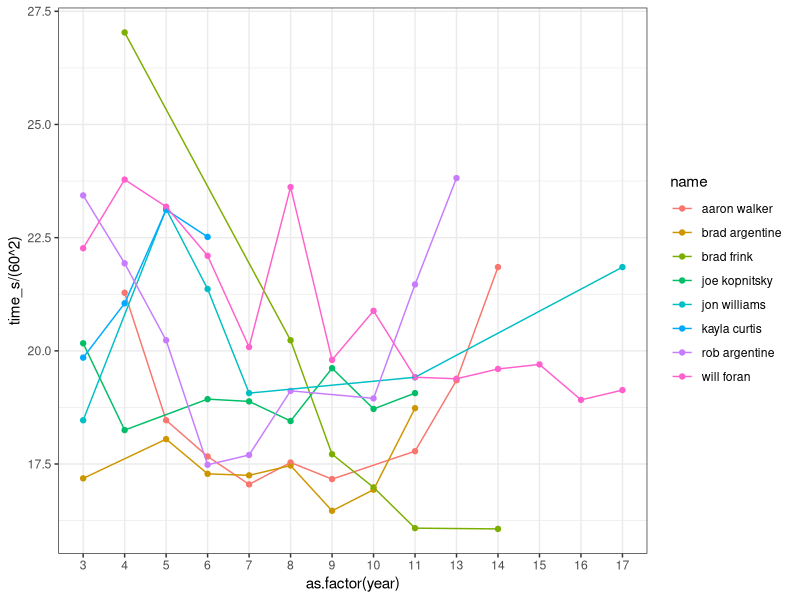
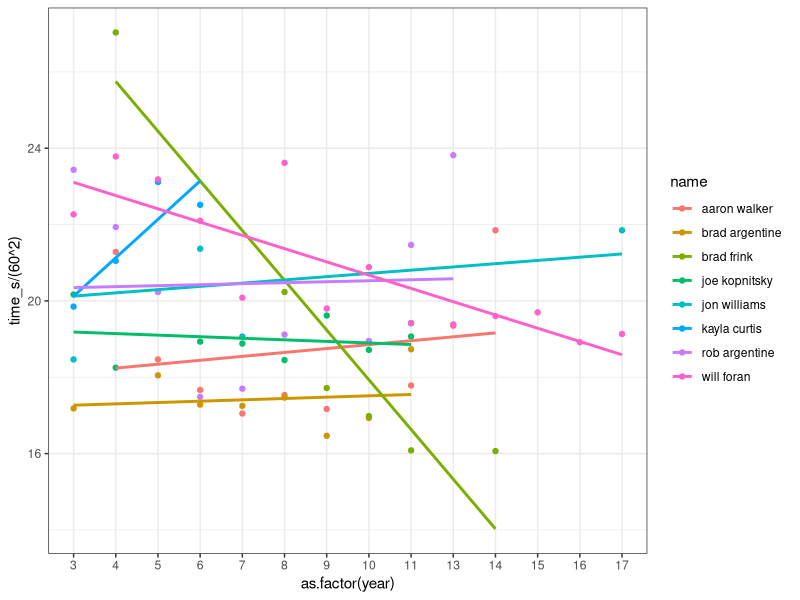
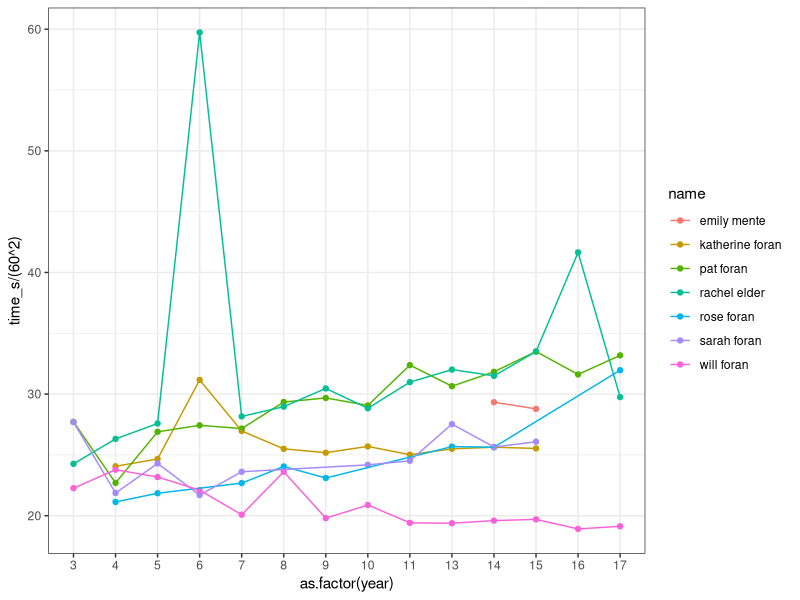
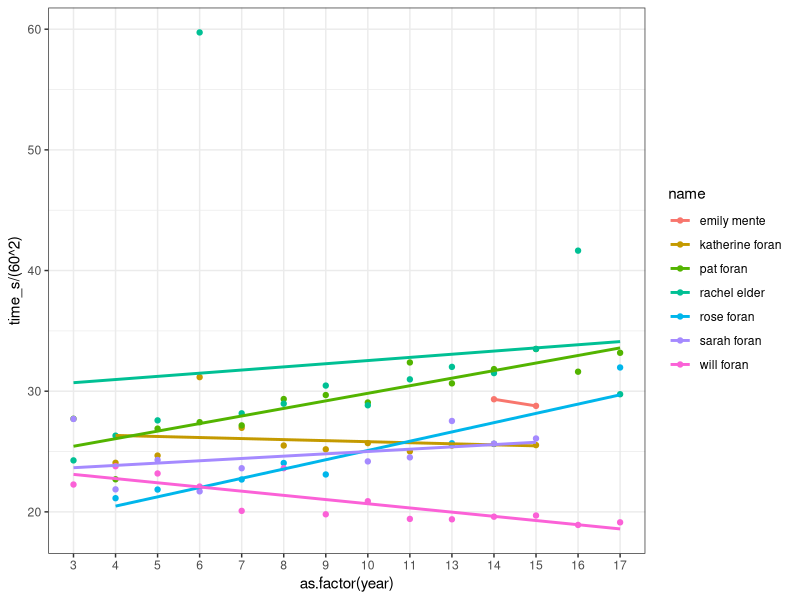

These figures' R source, in order:
library(dplyr)
library(magrittr)
library(ggplot2)
library(lubridate)

# quick function to remove inconsitant names
# always use a nickname
nickname <- function(n) {
 # fullname to nickname
 # or typo to not
 nicks<-list(
   c('^ \\+',''),
   c(' \\+$',''),
   c('^patrick ','pat ')  ,
   c('^bradley ','brad '),
   c('^rosemary ','rose '),
   c('^jonathan ','jon '),
   c('^joseph ','joe '),
   c('^rose iacovino','rose foran'),
   c('^kathrine ','katherine '),
   c('^nathan ','nate '),
   c('william ','will ') )

 # interively apply each replacemnt
 Reduce(function(r,x) gsub(x[1],x[2],r), nicks,init=n)
}

## read in data
# count number of years name is seen
d <-
 read.table('txt/year_person.txt',sep="\t",header=F) %>%
 `names<-`(c('year','fullname','time')) %>%
 mutate(name=nickname(fullname),
        time_s=period_to_seconds(hm(time)) ) %>%
 group_by(name) %>% 
 mutate(nraces=n()) 

# by years run
#d %>% filter(nraces>13) %>% nrow()


filterpeps <- function(d,peps) {
 pepregex <- paste(peps,sep='|',collapse='|')
 d %>% filter( grepl(pepregex,name,perl=T ))
}

plot_race <- function(d) {
 ggplot(d) + 
 aes(x=as.factor(year),
     y=time_s/(60^2),
     color=name,
     group=name) +
 geom_point() +
 theme_bw()
 #scale_y_continuous(limits=c(18,35))+
}
save_img <-function(f,p) ggsave(path.expand(c('imgs',f)),p,width=11,height=5)


## 
p.foran <- d %>% filterpeps(c('foran','rachel elder','emily mente')) %>% plot_race
pf.line <- p.foran + geom_line()
pf.lm <- p.foran + geom_smooth(method='lm',se=F) 

save_img('foran_family_year.png',pf.line)
save_img('foran_family_year_lm.png',pf.lm)

## 

willcohort <- c('will foran','brad argentine','jon williams','brad frink','joe kopnitsky', 'kayla curtis','aaron walker','rob argentine')
p.willcohort <- d %>% filterpeps(willcohort) %>% plot_race
print( p.willcohort + geom_line()  )
print( p.willcohort + geom_smooth(method='lm',se=F)  )



